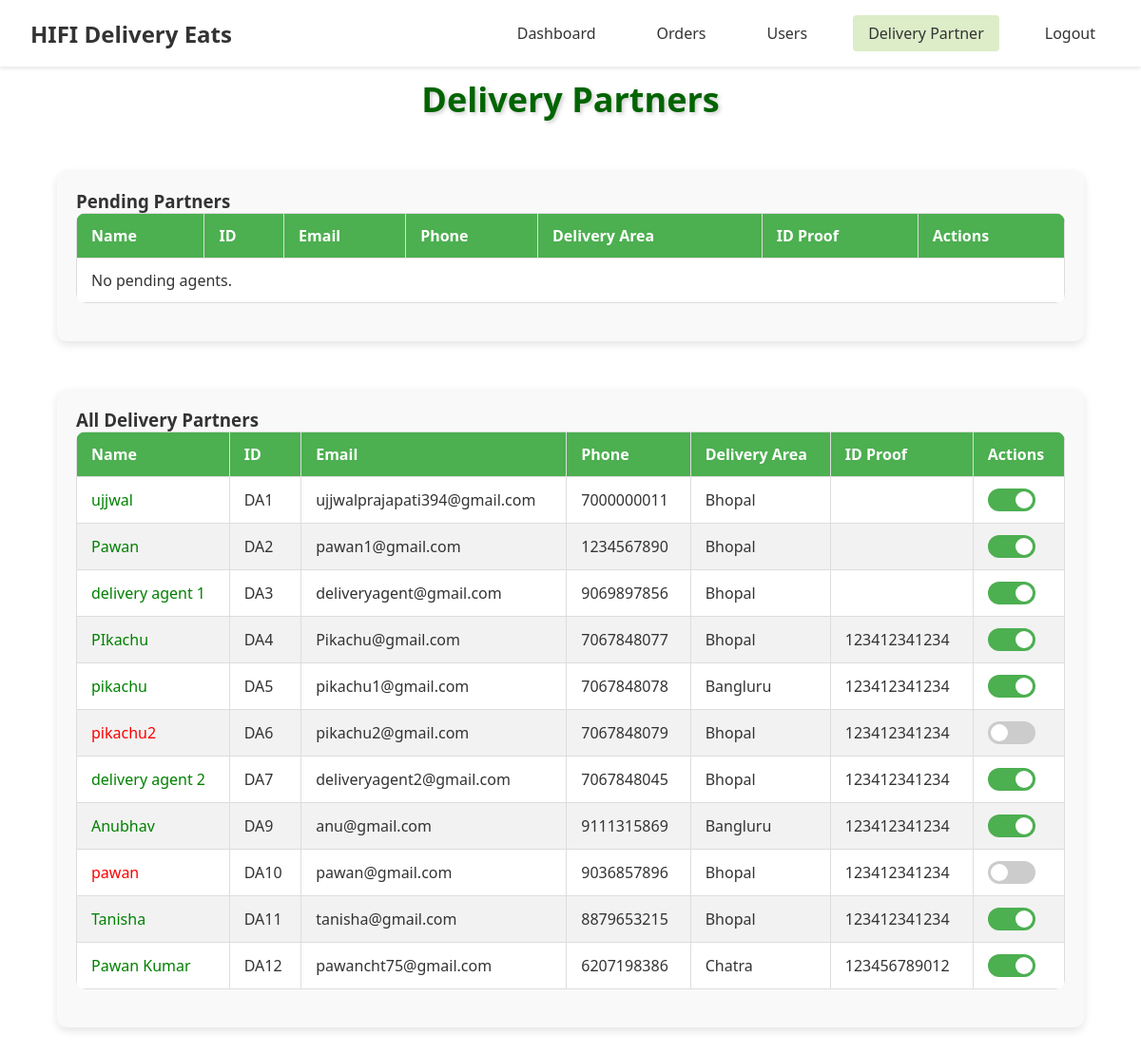
Page /admin/delivery_partner (signed in) on the committed database.
### models.py (models this page shows, shortened)
class DeliveryAgent(UserMixin, db.Model):
    __tablename__ = 'delivery_agent'
    id = db.Column(db.Integer, primary_key=True)
    username = db.Column(db.String(100))
    email = db.Column(db.String(100), unique=True)
    phone = db.Column(db.Integer, unique=True, nullable=False)
    password = db.Column(db.String(100), nullable=False)
    image = db.Column(db.String(255), nullable=True, server_default='')
    bio = db.Column(db.Text, nullable=True, server_default='')
    delivery_area = db.Column(db.String(100), nullable=False)
    available_slots = db.Column(db.Boolean, nullable=False, default=True)
    id_proof = db.Column(db.String(12), nullable=False, server_default='')
    is_approved = db.Column(db.Boolean, nullable=False, server_default='0')
    is_active = db.Column(db.Boolean, nullable=False, server_default='1')

### routes.py (the view)
    @app.route('/admin/delivery_partner')
    @login_required
    def delivery_partner():
        pending_agents = DeliveryAgent.query.filter_by(is_approved=False).all()
        accepted_agents = DeliveryAgent.query.filter_by(is_approved=True).all()
        return render_template(
            'admin/delivery_partner.html',
            pending_agents=pending_agents,
            accepted_agents=accepted_agents
        )

### templates/admin/delivery_partner.html (shortened to what this page needs)
{% extends 'admin/index.html' %}
{% block css %}
  <link
    rel="stylesheet"
    href="{{ url_for('static', filename='css/admin/delivery_partner.css') }}"
  />
{% endblock css %}
{% block content %}
<h2>Delivery Partners</h2>
<div class="table-container">
  <h3>Pending Partners</h3>
  <table>
    <thead>
      <tr>
        <th>Name</th>
        <th>ID</th>
        <th>Email</th>
        <th>Phone</th>
        <th>Delivery Area</th>
        <th>ID Proof</th>
        <th>Actions</th>
      </tr>
    </thead>
    <tbody id="userList">
      {% for agent in pending_agents %}
      <tr id="user-{{ agent.id }}">
        <td>{{ agent.username }}</td>
        <td>DA{{ agent.id }}</td>
        <td>{{ agent.email }}</td>
        <td>{{ agent.phone }}</td>
        <td>{{ agent.delivery_area }}</td>
        <td>{{ agent.id_proof }}</td>
        <td>
          <button class="accept" onclick="handleAccept({{ agent.id }})">
            Accept
          </button>
          <button class="reject" onclick="handleReject({{ agent.id }})">
            Reject
          </button>
        </td>
      </tr>
      {% else %}
      <tr>
        <td colspan="7">No pending agents.</td>
      </tr>
      {% endfor %}
    </tbody>
  </table>
</div>
<div class="table-container">
  <h3>All Delivery Partners</h3>
  <table>
    <thead>
      <tr>
        <th>Name</th>
        <th>ID</th>
        <th>Email</th>
        <th>Phone</th>
        <th>Delivery Area</th>
        <th>ID Proof</th>
        <th>Actions</th>
      </tr>
    </thead>
    <tbody id="acceptedAgentsList">
      {% for agent in accepted_agents %}
      <tr id="user-{{ agent.id }}">
        <td style="color: {% if not agent.is_active %}red{% else %}green{% endif %};">
          {{ agent.username }}
        </td>
        <td>DA{{ agent.id }}</td>
        <td>{{ agent.email }}</td>
        <td>{{ agent.phone }}</td>
        <td>{{ agent.delivery_area }}</td>
        <td>{{ agent.id_proof }}</td>
        <td>
          <label class="switch">
            <span class="slider"></span>
          </label>
        </td>
      </tr>
      {% else %}
      <tr>
        <td colspan="7">No accepted agents.</td>
      </tr>
      {% endfor %}
    </tbody>
  </table>
</div>
{% endblock content %}

### templates/admin/index.html (shortened to what this page needs)
<!DOCTYPE html>
<html lang="en">
<head>
  <link rel="stylesheet" href="{{ url_for('static', filename='css/admin/admin.css') }}">
  {% block css %}
  {% endblock css %}
</head>
<body>
  <header class="header">
    <div class="logo">HIFI Delivery Eats</div>
    <nav class="nav-menu">
      <a href="{{ url_for('admin') }}" class="{% if request.endpoint == 'admin' %}active{% endif %}">Dashboard</a>
      <a href="#" class="{% if request.endpoint == 'orders' %}active{% endif %}">Orders</a>
      <a href="#" class="{% if request.endpoint == 'users' %}active{% endif %}">Users</a>
      <a href="{{ url_for('delivery_partner') }}" class="{% if request.endpoint == 'delivery_partner' %}active{% endif %}">Delivery Partner</a>
      <a href="{{ url_for('employee_logout') }}">Logout</a>
    </nav>
  </header>
  <main>
    <section class="dashboard-content">
      {% block content %}{% endblock content %}
    </section>
  </main>
</body>
</html>

### static/css/admin/admin.css (style rules this page uses)
* { margin: 0; padding: 0; box-sizing: border-box; font-family: 'Segoe UI', Tahoma, Geneva, Verdana, sans-serif; }
:root { --primary-green: #50b341; --light-green: #DCEDC8; --white: #ffffff; --text-dark: #333333; }
body { background-color: var(--white); color: var(--text-dark); }
.header { position: fixed; top: 0; left: 0; width: 100%; z-index: 1000; display: flex; justify-content: space-between; align-items: center; padding: 1rem 2rem; background-color: var(--white); box-shadow: 0 2px 4px rgba(0,0,0,0.1); }
.logo { font-size: 1.5rem; font-weight: bold; color: var(--text-dark); }
.nav-menu { display: flex; gap: 2rem; }
.nav-menu a { text-decoration: none; color: var(--text-dark); padding: 0.5rem 1rem; border-radius: 4px; transition: background-color 0.3s; }
.nav-menu a:hover, .nav-menu a.active { background-color: var(--light-green); }
.container, main { margin-top: 80px; }

### static/css/admin/delivery_partner.css (style rules this page uses)
h2 { color: darkgreen; text-align: center; margin-bottom: 10px; font-size: 36px; font-weight: bold; text-shadow: 2px 2px 4px rgba(0, 0, 0, 0.2); transition: text-shadow 0.3s ease-in-out; margin-top: 1rem; }
.table-container { margin: 50px auto; padding: 20px; border-radius: 10px; box-shadow: 0 4px 8px rgba(0, 0, 0, 0.1); background-color: #f9f9f9; width: 90%; max-width: 1200px; }
table { width: 100%; border-collapse: collapse; margin-bottom: 20px; background-color: #fff; border-radius: 10px; overflow: hidden; }
th, td { border: 1px solid #ddd; padding: 12px 15px; text-align: left; }
th { background-color: #4CAF50; color: white; }
tbody tr:nth-child(even) { background-color: #f2f2f2; }
.switch { position: relative; display: inline-block; width: 50px; height: 24px; }
.slider { position: absolute; cursor: pointer; top: 0; left: 0; right: 0; bottom: 0; background-color: #ccc; transition: .4s; border-radius: 24px; }
.slider:before { position: absolute; content: ""; height: 18px; width: 18px; left: 3px; bottom: 3px; background-color: white; transition: .4s; border-radius: 50%; }
input:checked + .slider { background-color: #4caf50; }
input:checked + .slider:before { transform: translateX(26px); }

### rows in the picture
DeliveryAgent: username "ujjwal", id "1", email "ujjwalprajapati394@gmail.com", phone "7000000011", delivery_area "Bhopal"
DeliveryAgent: username "Pawan", id "2", email "pawan1@gmail.com", phone "1234567890", delivery_area "Bhopal"
DeliveryAgent: username "delivery agent 1", id "3", email "deliveryagent@gmail.com", phone "9069897856", delivery_area "Bhopal"
DeliveryAgent: username "PIkachu", id "4", email "Pikachu@gmail.com", phone "7067848077", delivery_area "Bhopal", id_proof "123412341234"
DeliveryAgent: username "pikachu", id "5", email "pikachu1@gmail.com", phone "7067848078", delivery_area "Bangluru", id_proof "123412341234"
DeliveryAgent: username "pikachu2", id "6", email "pikachu2@gmail.com", phone "7067848079", delivery_area "Bhopal", id_proof "123412341234"
DeliveryAgent: username "delivery agent 2", id "7", email "deliveryagent2@gmail.com", phone "7067848045", delivery_area "Bhopal", id_proof "123412341234"
DeliveryAgent: username "Anubhav", id "9", email "anu@gmail.com", phone "9111315869", delivery_area "Bangluru", id_proof "123412341234"
DeliveryAgent: username "pawan", id "10", email "pawan@gmail.com", phone "9036857896", delivery_area "Bhopal", id_proof "123412341234"
DeliveryAgent: username "Tanisha", id "11", email "tanisha@gmail.com", phone "8879653215", delivery_area "Bhopal", id_proof "123412341234"
DeliveryAgent: username "Pawan Kumar", id "12", email "pawancht75@gmail.com", phone "6207198386", delivery_area "Chatra", id_proof "123456789012"
